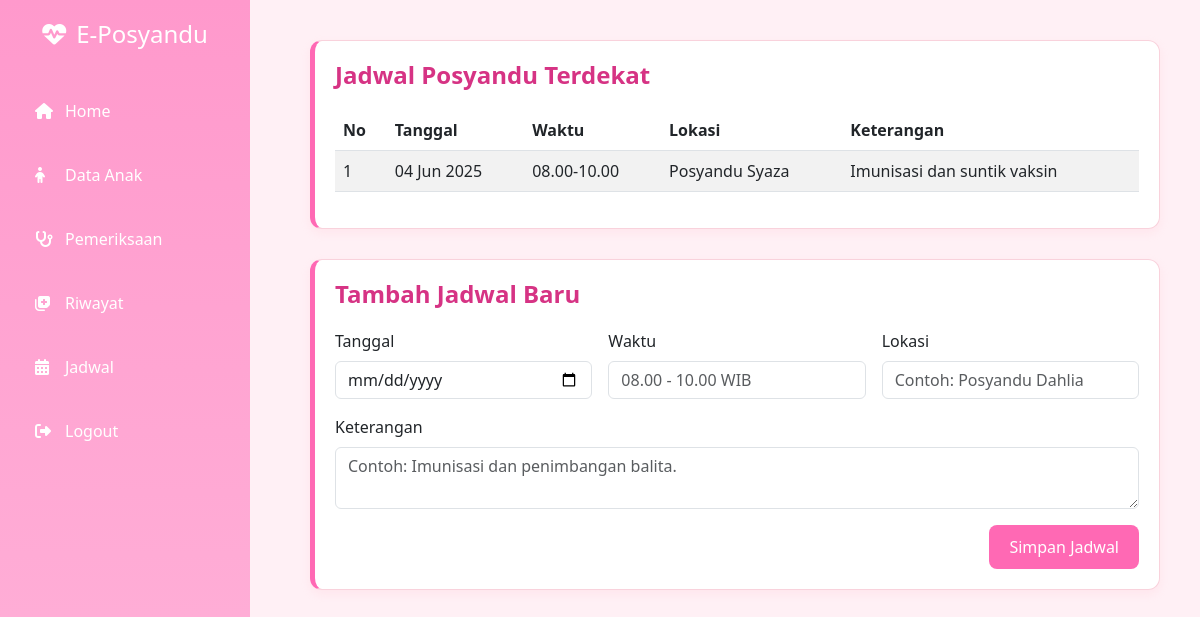
The page /jadwal.php on the database its author committed.
### tables this page shows
CREATE TABLE `jadwal` (
  `id_jadwal` int(11) NOT NULL,
  `tanggal` date NOT NULL,
  `waktu` varchar(50) NOT NULL,
  `lokasi` varchar(500) NOT NULL,
  `keterangan` varchar(10000) NOT NULL
);

### functions.php (called while the page is built, shortened)
<?php
function getJadwal($conn) {
    $sql = "SELECT * FROM jadwal ORDER BY tanggal ASC";
    $result = mysqli_query($conn, $sql);
    $data = [];
    while ($row = mysqli_fetch_assoc($result)) {
        $data[] = $row;
    }
    return $data;
}
?>

### jadwal.php (the view, shortened to what this page needs)
<?php
require 'functions.php';
$jadwal = getJadwal($conn);
?>
<!DOCTYPE html>
<html lang="id">
<head>
  <link href="https://cdn.jsdelivr.net/npm/bootstrap@5.3.0/dist/css/bootstrap.min.css" rel="stylesheet">
  <link href="https://cdnjs.cloudflare.com/ajax/libs/font-awesome/6.4.0/css/all.min.css" rel="stylesheet">
</head>
<body>
<div class="sidebar">
  <h1><i class="fas fa-heartbeat"></i> E-Posyandu</h1>
  <ul>
    <li><a href="home.php"><i class="fas fa-home"></i> Home</a></li>
    <li><a href="dataanak.php"><i class="fas fa-child"></i> Data Anak</a></li>
    <li><a href="pemeriksaan.php"><i class="fas fa-stethoscope"></i> Pemeriksaan</a></li>
    <li><a href="riwayat.php"><i class="fas fa-notes-medical"></i> Riwayat</a></li>
    <li><a href="jadwal.php"><i class="fas fa-calendar-alt"></i> Jadwal</a></li>
    <li><a href="logout.php"><i class="fas fa-sign-out-alt"></i> Logout</a></li>
  </ul>
</div>
<div class="main-content">
  <div class="card">
    <h4 class="card-title">Jadwal Posyandu Terdekat</h4>
    <?php if (!empty($jadwal)) : ?>
      <div class="table-responsive">
        <table class="table table-striped align-middle">
          <thead>
            <tr>
              <th>No</th>
              <th>Tanggal</th>
              <th>Waktu</th>
              <th>Lokasi</th>
              <th>Keterangan</th>
            </tr>
          </thead>
          <tbody>
            <?php foreach ($jadwal as $i => $row) : ?>
              <tr>
                <td><?= $i + 1 ?></td>
                <td><?= date('d M Y', strtotime($row['tanggal'])) ?></td>
                <td><?= htmlspecialchars($row['waktu']) ?></td>
                <td><?= htmlspecialchars($row['lokasi']) ?></td>
                <td><?= htmlspecialchars($row['keterangan']) ?></td>
              </tr>
            <?php endforeach; ?>
          </tbody>
        </table>
      </div>
    <?php else : ?>
      <p class="text-muted">Belum ada jadwal posyandu.</p>
    <?php endif; ?>
  </div>
  <div class="card">
    <h4 class="card-title">Tambah Jadwal Baru</h4>
    <form action="" method="POST">
      <div class="row g-3">
        <div class="col-md-4">
          <label for="tanggal" class="form-label">Tanggal</label>
          <input type="date" class="form-control" id="tanggal" name="tanggal" required>
        </div>
        <div class="col-md-4">
          <label for="waktu" class="form-label">Waktu</label>
          <input type="text" class="form-control" id="waktu" name="waktu" placeholder="08.00 - 10.00 WIB" required>
        </div>
        <div class="col-md-4">
          <label for="lokasi" class="form-label">Lokasi</label>
          <input type="text" class="form-control" id="lokasi" name="lokasi" placeholder="Contoh: Posyandu Dahlia" required>
        </div>
        <div class="col-12">
          <label for="keterangan" class="form-label">Keterangan</label>
          <textarea class="form-control" id="keterangan" name="keterangan" rows="2" placeholder="Contoh: Imunisasi dan penimbangan balita."></textarea>
        </div>
        <div class="col-12 text-end">
          <button type="submit" name="submit" class="btn btn-pink">Simpan Jadwal</button>
        </div>
      </div>
    </form>
  </div>
</div>
</body>
</html>

### jadwal.php (style rules this page uses)
body { margin: 0; font-family: 'Segoe UI', sans-serif; background-color: #fff0f5; display: flex; }
.sidebar { width: 250px; background: linear-gradient(to bottom, #ff99cc, #ffb3d9); height: 100vh; padding: 20px; position: fixed; top: 0; left: 0; color: white; }
.sidebar h1 { font-size: 24px; text-align: center; margin-bottom: 40px; display: flex; align-items: center; justify-content: center; gap: 10px; }
.sidebar ul { list-style: none; padding: 0; }
.sidebar ul li { margin: 20px 0; }
.sidebar ul li a { color: white; text-decoration: none; font-size: 16px; padding: 10px 15px; border-radius: 8px; display: flex; align-items: center; gap: 10px; transition: background 0.3s, padding-left 0.3s; }
.sidebar ul li a i { width: 20px; }
.main-content { margin-left: 270px; padding: 40px; width: calc(100% - 270px); }
.card { background: #fff; border: 1px solid #f9d2dc; border-left: 5px solid #ff69b4; border-radius: 12px; box-shadow: 0 4px 10px rgba(255, 192, 203, 0.2); margin-bottom: 30px; padding: 20px; }
.card-title { color: #d63384; font-weight: bold; margin-bottom: 20px; }
.table thead { background-color: #ffe4ec; color: #d63384; }
.btn-pink { background-color: #ff69b4; border: none; color: white; padding: 10px 20px; border-radius: 8px; font-weight: 500; }

### rows shown on the page
jadwal: tanggal "04 Jun 2025", waktu "08.00-10.00", lokasi "Posyandu Syaza", keterangan "Imunisasi dan suntik vaksin"
